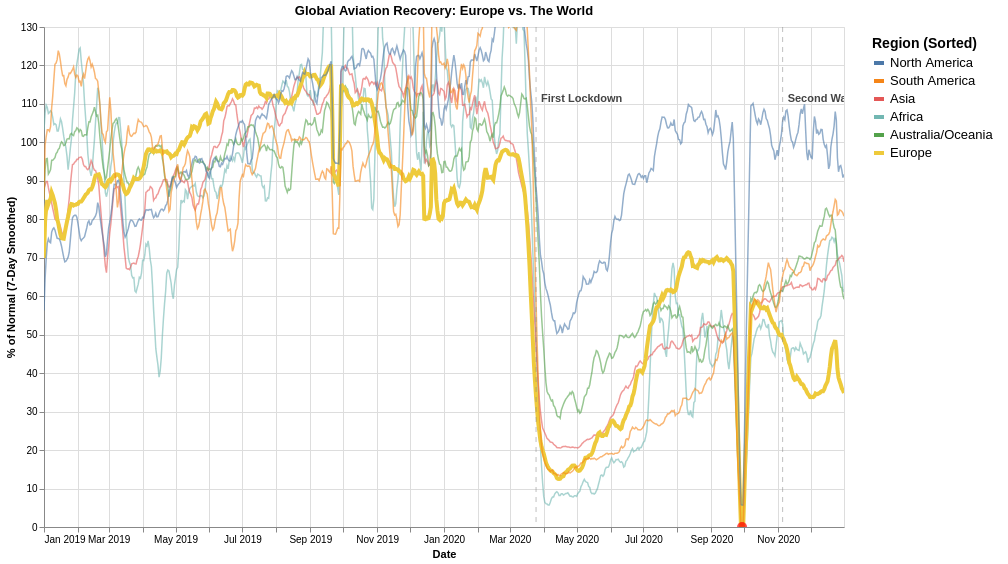

The cell this chart's notebook holds for it:
### Markdown cell above
**VVERSION ANNOTATED**

### Code cell
import altair as alt
import pandas as pd

# 1. Load Data
df = pd.read_csv('/content/drive/MyDrive/DCU/Data_Viz/daily_flight_counts_V3.csv')
df['day'] = pd.to_datetime(df['day'])

# 2. Smooth the Data (7-Day Rolling Average)
df = df.sort_values(by=['region', 'day'])
df['pct_smooth'] = df.groupby('region')['pct_of_2019'].transform(
    lambda x: x.rolling(window=7, min_periods=1).mean()
)

# 3. Calculate Legend Sort Order
last_day = df['day'].max()
final_values = df[df['day'] == last_day].sort_values('pct_smooth', ascending=False)
sorted_regions = final_values['region'].tolist()

# Disable max rows check
alt.data_transformers.disable_max_rows()

# Define the Dates for the Lockdowns manually
lockdown_dates = pd.DataFrame([
    {'day': '2020-03-25', 'label': 'First Lockdown', 'height': 110},
    {'day': '2020-11-05', 'label': 'Second Wave Restrictions', 'height': 110}
])
lockdown_dates['day'] = pd.to_datetime(lockdown_dates['day'])

# Find Europe's exact lowest point programmatically (ON SMOOTHED DATA)
europe_data = df[(df['region'] == 'Europe') & (df['day'].dt.year == 2020)]
min_point_row = europe_data.loc[europe_data['pct_smooth'].idxmin()]

# Create a small dataframe for this single point
min_point_df = pd.DataFrame([{
    'day': min_point_row['day'],
    'pct_smooth': min_point_row['pct_smooth'],
    'label': f"Europe Low: ~{int(min_point_row['pct_smooth'])}%"
}])

# LAYER 1: The Main Line Chart (Using pct_smooth)
base = alt.Chart(df).encode(
    x=alt.X('day:T', title='Date', axis=alt.Axis(format='%b %Y')),
    y=alt.Y('pct_smooth:Q',
            title='% of Normal (7-Day Smoothed)',
            scale=alt.Scale(domain=[0, 130]))
)

lines = base.mark_line().encode(
    color=alt.Color(
        'region:N',
        title='Region (Sorted)',
        sort=sorted_regions
    ),
    # Highlight Europe (OUR  Logic)
    strokeWidth=alt.condition(
        alt.datum.region == 'Europe',
        alt.value(4),
        alt.value(1.5)
    ),
    opacity=alt.condition(
        alt.datum.region == 'Europe',
        alt.value(1.0),
        alt.value(0.6)
    ),
    tooltip=[
        alt.Tooltip('day:T', format='%Y-%m-%d'),
        alt.Tooltip('region:N'),
        alt.Tooltip('pct_smooth:Q', title='% (Smooth)', format='.1f')
    ]
)

# LAYER 2: Vertical Dotted Lines for Lockdowns
lockdown_rules = alt.Chart(lockdown_dates).mark_rule(
    strokeDash=[5, 5],
    color='gray',
    opacity=0.5
).encode(
    x='day:T'
)

# LAYER 3: Text Labels for Lockdowns
lockdown_text = alt.Chart(lockdown_dates).mark_text(
    align='left',
    dx=5,
    dy=-5,
    fontSize=11,
    fontWeight='bold',
    color='#444'
).encode(
    x='day:T',
    y=alt.Y('height:Q'),
    text='label'
)

# LAYER 4: The "Low Point" Circle for Europe
min_point_circle = alt.Chart(min_point_df).mark_point(
    color='red',
    size=100,
    filled=True
).encode(
    x='day:T',
    y='pct_smooth:Q'
)

# LAYER 5: The "Low Point" Text Label
min_point_text = alt.Chart(min_point_df).mark_text(
    align='center',
    dy=15,
    color='red',
    fontWeight='bold'
).encode(
    x='day:T',
    y='pct_smooth:Q',
    text='label'
)

final_chart = (lines + lockdown_rules + lockdown_text + min_point_circle + min_point_text).properties(
    title='Global Aviation Recovery: Europe vs. The World',
    width=800,
    height=500
).configure_legend(
    titleFontSize=14,
    labelFontSize=13,
    symbolStrokeWidth=4,
    padding=10
).interactive()

final_chart.display()

final_chart.save('/content/drive/MyDrive/DCU/Data_Viz/flight_recovery_chart_v20.html')

### Figure 1 — Vega-Lite specification as saved in the notebook (floating-point values rounded to 4 significant figures; data arrays with more than 128 entries replaced by an {"elided": "..."} marker saying what was removed)
{"config": {"view": {"continuousWidth": 300, "continuousHeight": 300}, "legend": {"labelFontSize": 13, "padding": 10, "symbolStrokeWidth": 4, "titleFontSize": 14}}, "layer": [{"data": {"name": "data-f56272b38c2f245acad8776e07c383bc"}, "mark": {"type": "line"}, "encoding": {"color": {"field": "region", "sort": ["North America", "South America", "Asia", "Africa", "Australia/Oceania", "Europe"], "title": "Region (Sorted)", "type": "nominal"}, "opacity": {"condition": {"test": "(datum.region === 'Europe')", "value": 1.0}, "value": 0.6}, "strokeWidth": {"condition": {"test": "(datum.region === 'Europe')", "value": 4}, "value": 1.5}, "tooltip": [{"field": "day", "format": "%Y-%m-%d", "type": "temporal"}, {"field": "region", "type": "nominal"}, {"field": "pct_smooth", "format": ".1f", "title": "% (Smooth)", "type": "quantitative"}], "x": {"axis": {"format": "%b %Y"}, "field": "day", "title": "Date", "type": "temporal"}, "y": {"field": "pct_smooth", "scale": {"domain": [0, 130]}, "title": "% of Normal (7-Day Smoothed)", "type": "quantitative"}}, "name": "view_5"}, {"data": {"name": "data-4279d0b17ce26bdb0a079006791847cc"}, "mark": {"type": "rule", "color": "gray", "opacity": 0.5, "strokeDash": [5, 5]}, "encoding": {"x": {"field": "day", "type": "temporal"}}}, {"data": {"name": "data-4279d0b17ce26bdb0a079006791847cc"}, "mark": {"type": "text", "align": "left", "color": "#444", "dx": 5, "dy": -5, "fontSize": 11, "fontWeight": "bold"}, "encoding": {"text": {"field": "label", "type": "nominal"}, "x": {"field": "day", "type": "temporal"}, "y": {"field": "height", "type": "quantitative"}}}, {"data": {"name": "data-15961f5d03a1565d5f3739164b27caaf"}, "mark": {"type": "point", "color": "red", "filled": true, "size": 100}, "encoding": {"x": {"field": "day", "type": "temporal"}, "y": {"field": "pct_smooth", "type": "quantitative"}}}, {"data": {"name": "data-15961f5d03a1565d5f3739164b27caaf"}, "mark": {"type": "text", "align": "center", "color": "red", "dy": 15, "fontWeight": "bold"}, "encoding": {"text": {"field": "label", "type": "nominal"}, "x": {"field": "day", "type": "temporal"}, "y": {"field": "pct_smooth", "type": "quantitative"}}}], "height": 500, "params": [{"name": "param_3", "select": {"type": "interval", "encodings": ["x", "y"]}, "bind": "scales", "views": ["view_5"]}], "title": "Global Aviation Recovery: Europe vs. The World", "width": 800, "$schema": "https://vega.github.io/schema/vega-lite/v5.20.1.json", "datasets": {"data-f56272b38c2f245acad8776e07c383bc": {"elided": "4386 records"}, "data-4279d0b17ce26bdb0a079006791847cc": [{"day": "2020-03-25T00:00:00", "label": "First Lockdown", "height": 110}, {"day": "2020-11-05T00:00:00", "label": "Second Wave Restrictions", "height": 110}], "data-15961f5d03a1565d5f3739164b27caaf": [{"day": "2020-09-29T00:00:00", "pct_smooth": 0.0, "label": "Europe Low: ~0%"}]}}
